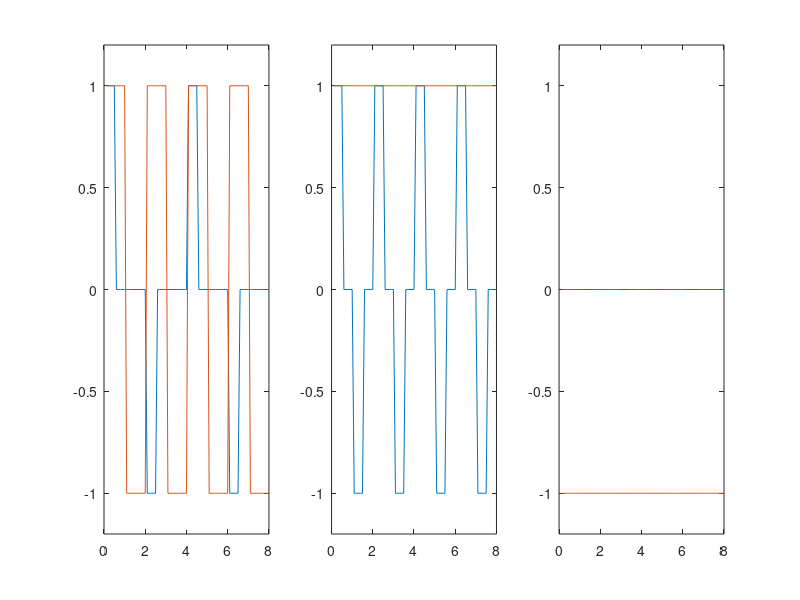

Recreate this plot in MATLAB.
N_bits = 8;
bit_stream = [1 0 1 0 1 0 1 0]
bit_stream = [bit_stream; ones(1, N_bits)]
bit_stream = [bit_stream; zeros(1, N_bits)]

dt = 0.1;
time_range = dt:dt:N_bits;

#Line Codes
AMI = ones(3, N_bits);
high = 1;

P_NRZ = [3, N_bits];


for (n = 1:3)
  count = 1;
  for (d = bit_stream(n, 1:N_bits))
    AMI(n, count:(count + 1/dt - 1)) = [d*high*ones(1, 1/(2*dt)), zeros(1, 1/(2*dt))];
    high *= (-1)^d;

    P_NRZ(n, count:(count + 1/dt - 1)) = [(2*d-1)*ones(1, 1/dt)];
    count = count + 1/dt;
  endfor
endfor


figure('Position', [100, 100, 1440, 360]);
subplot(1,3,1);
plot(time_range, AMI(1, :))
hold on
plot(time_range, P_NRZ(1, :))
ylim([-1.2,1.2])

subplot(1,3,2);
plot(time_range, AMI(2, :))
hold on
plot(time_range, P_NRZ(2, :))
ylim([-1.2,1.2])

subplot(1,3,3);
plot(time_range, AMI(3, :))
hold on
plot(time_range, P_NRZ(3, :))
ylim([-1.2,1.2])
#print("digB_1_figures/CLK_Recovery_Patterns.png")
hold off;
